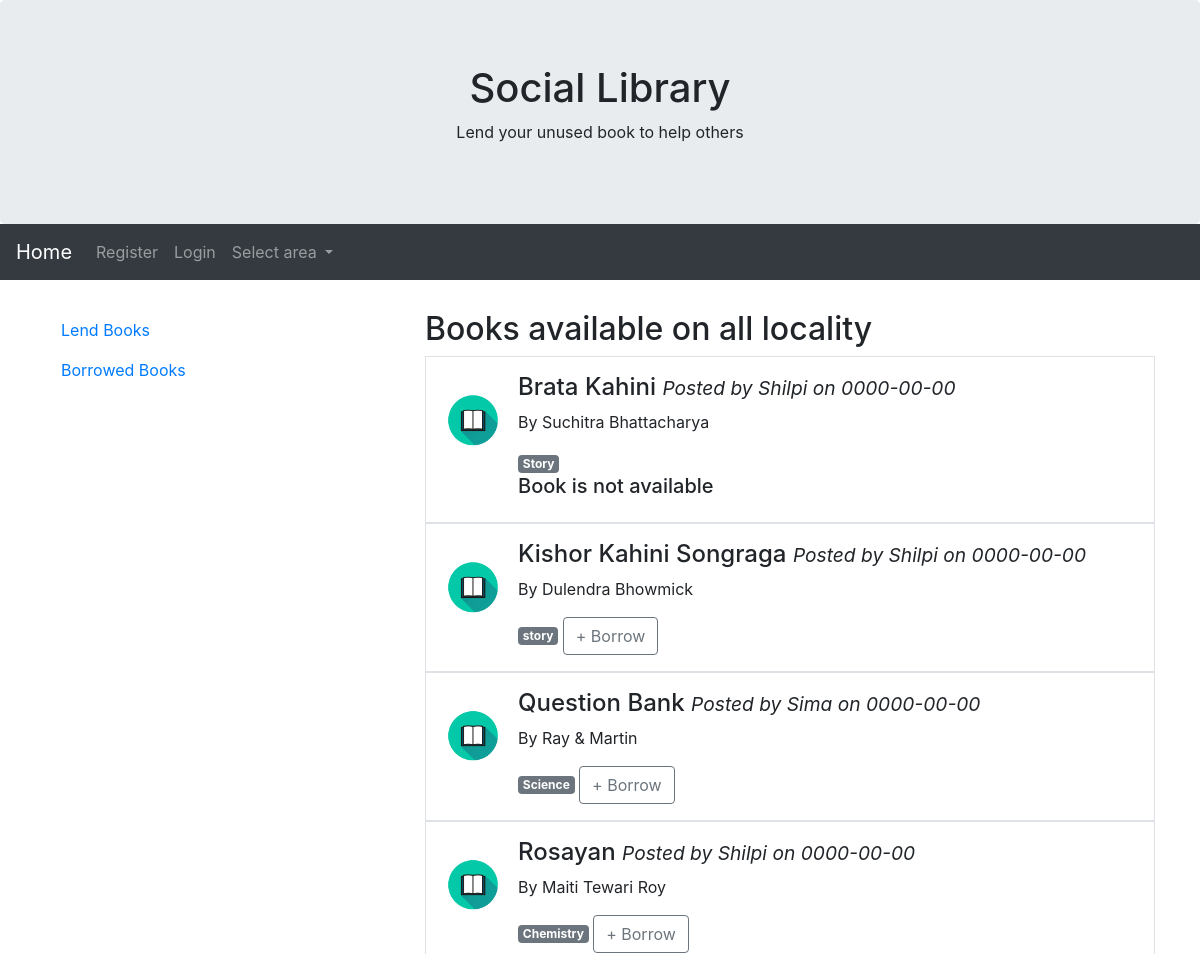
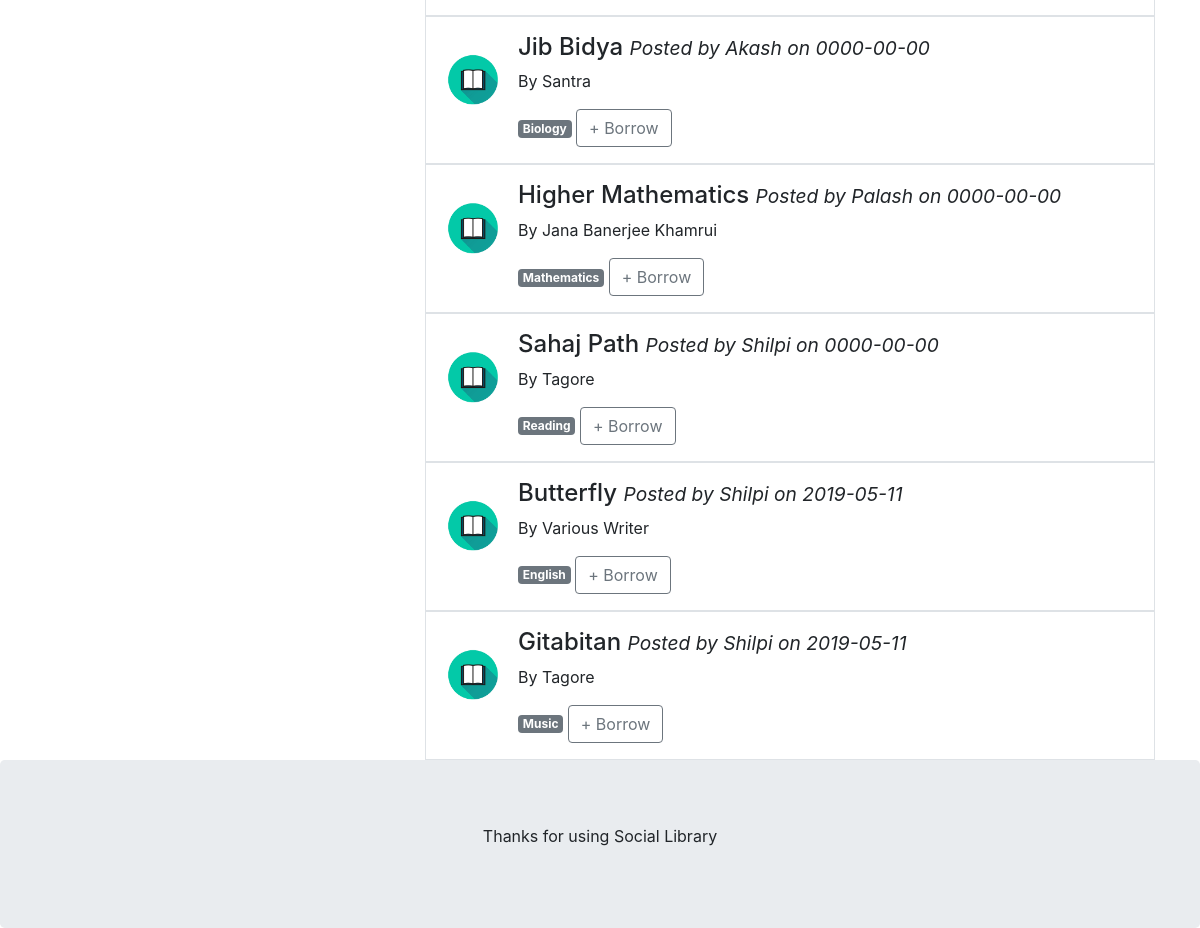
The page / on the database its author committed (2 pictures, top to bottom).
### tables this page shows
CREATE TABLE IF NOT EXISTS `book_list` (
`book_id` int(11) NOT NULL,
  `owner_id` int(100) NOT NULL,
  `name` varchar(200) NOT NULL,
  `writer` varchar(200) NOT NULL,
  `category` varchar(150) NOT NULL,
  `copies` int(50) NOT NULL,
  `date` date NOT NULL
);

CREATE TABLE IF NOT EXISTS `users` (
`user_id` int(11) NOT NULL,
  `name` varchar(100) NOT NULL,
  `Gender` varchar(30) NOT NULL,
  `locality` varchar(70) NOT NULL,
  `phone` bigint(20) NOT NULL,
  `email` varchar(100) NOT NULL,
  `password` varchar(100) NOT NULL
);

### index.php (the view, shortened to what this page needs)
<?php
require_once("utility/Database.php");
?>
<!DOCTYPE html>
<html lang="en">
<?php
include_once("header.php");
?>
<body>
    <?php
    include_once("top.php");
    ?>
    <div class="container" style="margin-top:30px">
        <div class="row">
            <div class="col-sm-4">
                <ul class="nav nav-pills flex-column">
                    <li class="nav-item">
                        <a class="nav-link" <?php if (isset($_SESSION["loggedin"]) && $_SESSION["loggedin"] == true) { ?> href="lend.php" <?php } else { ?> href="login.php" <?php } ?>>Lend Books</a>
                    </li>
                    <li class="nav-item">
                        <a class="nav-link" <?php if (isset($_SESSION["loggedin"]) && $_SESSION["loggedin"] == true) { ?> href="borrowed.php" <?php } else { ?> href="login.php" <?php } ?>>Borrowed Books</a>
                    </li>
                </ul>
            </div>
            <div class="col-sm-8">
                <?php if (isset($_SESSION["loggedin"]) && $_SESSION["loggedin"] == true) {
                    $userid = $_SESSION["user_id"];
                    if (isset($locality)) {
                        ?>
                        <h2>Books available on <?= $locality ?></h2>
                        <?php $sql = "SELECT `book_id`, `book_list`.`name` bookname,`writer`,`category`, `copies`,`users`.`name` username , `date` FROM `book_list`
                        join `users` on `book_list`.`owner_id` = `users`.`user_id` where `locality` = '$locality' and  `book_list`.`owner_id` != '$userid'";
                    } else {
                        ?>
                        <h2>Books available on all locality</h2>
                        <?php
                        $sql = "SELECT `book_id`, `book_list`.`name` bookname,`writer`,`category`, `copies`,`users`.`name` username , `date` FROM `book_list`
                        join `users` on `book_list`.`owner_id` = `users`.`user_id` where `book_list`.`owner_id` != '$userid'";
                    } ?>
                    <?php
                    $result = $conn->query($sql);
                    if ($result->num_rows > 0) {
                        while ($row = $result->fetch_assoc()) {
                            ?>
                            <div class="media border p-3">
                                <img src="images/book.png" alt="John Doe" class="mr-3 mt-3 rounded-circle" style="width:60px;">
                                <div class="media-body">
                                    <h4><?= $row["bookname"] ?> <small><i>Posted by <?= $row["username"] ?> on February 19, 2016</i></small></h4>
                                    <p>By <?= $row["writer"] ?></p>
                                    <span class="badge badge-secondary"><?= $row["category"] ?></span>
                                    <?php if ($row["copies"] == 0) {
                                        ?> <h5> Book is not available <h5>
                                            <?php } else { ?>
                                                <a class="btn btn-outline-secondary" <?php if (isset($_SESSION["loggedin"]) && $_SESSION["loggedin"] == true) { ?> href="borrowed.php?bookid=<?= $row['book_id'] ?>" <?php } else { ?> href="login.php" <?php } ?>>+ Borrow</a>
                                            <?php } ?>
                                </div>
                            </div>
                        <?php
                    }
                } else {
                    echo "No result found";
                }
            } else {
                if (isset($locality)) {
                    ?>
                        <h2>Books available on <?= $locality ?></h2>
                        <?php $sql = "SELECT `book_id`, `book_list`.`name` bookname,`writer`,`category`, `copies`,`users`.`name` username, `date` FROM `book_list`
                join `users` on `book_list`.`owner_id` = `users`.`user_id` where `locality` = '$locality'";
                    } else {
                        ?>
                        <h2>Books available on all locality</h2>
                        <?php
                        $sql = "SELECT `book_id`, `book_list`.`name` bookname,`writer`,`category`, `copies`,`users`.`name` username ,`date` FROM `book_list`
                        join `users` on `book_list`.`owner_id` = `users`.`user_id`";
                    } ?>
                    <?php
                    $result = $conn->query($sql);
                    if ($result->num_rows > 0) {
                        while ($row = $result->fetch_assoc()) {
                            ?>
                            <div class="media border p-3">
                                <img src="images/book.png" alt="John Doe" class="mr-3 mt-3 rounded-circle" style="width:60px;">
                                <div class="media-body">
                                    <h4><?= $row["bookname"] ?> <small><i>Posted by <?= $row["username"] ?> on <?= $row["date"] ?></i></small></h4>
                                    <p>By <?= $row["writer"] ?></p>
                                    <span class="badge badge-secondary"><?= $row["category"] ?></span>
                                    <?php if ($row["copies"] == 0) {
                                        ?> <h5> Book is not available <h5>
                                            <?php } else { ?>
                                                <a class="btn btn-outline-secondary" <?php if (isset($_SESSION["loggedin"]) && $_SESSION["loggedin"] == true) { ?> href="borrowed.php?bookid=<?= $row['book_id'] ?>" <?php } else { ?> href="login.php" <?php } ?>>+ Borrow</a>
                                            <?php  } ?>
                                </div>
                            </div>
                        <?php
                    }
                } else {
                    echo "No result found";
                }
            }
            ?>
            </div>
        </div>
    </div>
    <?php
    include_once("footer.php");
    ?>
</body>
</html>

### header.php (shortened to what this page needs)
<head>
    <link rel="stylesheet" href="https://maxcdn.bootstrapcdn.com/bootstrap/4.3.1/css/bootstrap.min.css">
</head>

### top.php (shortened to what this page needs)
<div class="jumbotron text-center" style="margin-bottom:0">
    <h1>Social Library</h1>
    <p>Lend your unused book to help others</p>
</div>
<nav class="navbar navbar-expand-sm bg-dark navbar-dark">
    <a class="navbar-brand" href="index.php">Home</a>
    <div class="collapse navbar-collapse" id="collapsibleNavbar">
        <ul class="navbar-nav">
            <?php
            if (isset($_SESSION["loggedin"]) && $_SESSION["loggedin"] == true) {
                ?>
                <!--<li class="nav-item">
                            <a class="nav-link" href="logout.php">Logout</a>
                        </li> -->
                <li class="nav-item dropdown">
                    <a class="nav-link dropdown-toggle" href="#" id="navbardrop" data-toggle="dropdown">
                        <?= $_SESSION["user_name"] ?>
                    </a>
                    <div class="dropdown-menu">
                        <a class="dropdown-item" href="logout.php"> Logout </a>
                        <a class="dropdown-item" href="lend.php"> Lend Books </a>
                        <a class="dropdown-item" href="borrowed.php"> Borrowed Books </a>
                        <a class="dropdown-item" href="mybooks.php"> My Books </a>
                    </div>
                </li>
            <?php
        } else {
            ?>
                <li class="nav-item">
                    <a class="nav-link" href="register.php">Register</a>
                </li>
                <li class="nav-item">
                    <a class="nav-link" href="login.php">Login</a>
                </li>
            <?php
        }
        ?>
            <li class="nav-item dropdown">
                <a class="nav-link dropdown-toggle" href="#" id="navbardrop" data-toggle="dropdown">
                    Select area
                </a>
            </li>
        </ul>
    </div>
</nav>

### footer.php (shortened to what this page needs)
<div class="jumbotron text-center" style="margin-bottom:0">
    <p>Thanks for using Social Library</p>
</div>

### rows shown on the page
book_list: name "Brata Kahini", owner.name "Shilpi", date "0000-00-00", writer "Suchitra Bhattacharya", category "Story", copies "Book is not available"
book_list: name "Kishor Kahini Songraga", owner.name "Shilpi", date "0000-00-00", writer "Dulendra Bhowmick", category "story", copies "+ Borrow"
book_list: name "Question Bank", owner.name "Sima", date "0000-00-00", writer "Ray & Martin", category "Science", copies "+ Borrow"
book_list: name "Rosayan", owner.name "Shilpi", date "0000-00-00", writer "Maiti Tewari Roy", category "Chemistry", copies "+ Borrow"
book_list: name "Jib Bidya", owner.name "Akash", date "0000-00-00", writer "Santra", category "Biology", copies "+ Borrow"
book_list: name "Higher Mathematics", owner.name "Palash", date "0000-00-00", writer "Jana Banerjee Khamrui", category "Mathematics", copies "+ Borrow"
book_list: name "Sahaj Path", owner.name "Shilpi", date "0000-00-00", writer "Tagore", category "Reading", copies "+ Borrow"
book_list: name "Butterfly", owner.name "Shilpi", date "2019-05-11", writer "Various Writer", category "English", copies "+ Borrow"
book_list: name "Gitabitan", owner.name "Shilpi", date "2019-05-11", writer "Tagore", category "Music", copies "+ Borrow"
